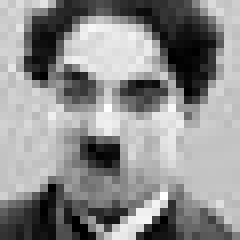
#> input picture Punto1/Codigo_fft/gris.png, 30 x 30 px (shown 8 times larger)
$ python suave_fft.py
#> lines starting #> are read from the running program, lines starting #| are printed output that depends on the picture
import numpy as np
import matplotlib
matplotlib.use('agg')
import matplotlib.pyplot as plt
import math

####################### CODIGO DEL REPOSITORIO (usado para comparar resultados) ##################
######## vemos que las imagenes producidas de nuestra implementacion (suave.png)
# y las de este codigo (suave_fft.png) SON LAS MISMAS                       ##########

from scipy import fftpack
from scipy.signal import convolve2d
# read image
img = plt.imread('gris.png')
#> img is the input picture: shape (30, 30, 3) float32; min 0, max 1, mean 0.553
print(np.shape(img))
#| (30, 30, 3)

# prepare an 1-D Gaussian convolution kernel
t = np.linspace(-200, 200, 30)
bump = np.exp(-(1.0*(10**-3))*t**2)
bump = bump / np.trapz(bump) # normalize the integral to 1

# make a 2-D kernel out of it
kernel = bump[:, np.newaxis] * bump[np.newaxis, :]
print(img.shape[:2])
#| (30, 30)

# padded fourier transform, with the same shape as the image
kernel_ft = fftpack.fft2(kernel, shape=img.shape[:2], axes=(0, 1))
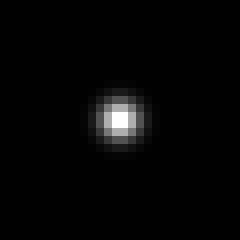
#> kernel: shape (30, 30) float64 (shown 8 times larger); min 1.09e-36, max 0.0551, mean 0.00111; drawn with min black and max white

# convolve
img_ft = fftpack.fft2(img, axes=(0, 1))
img2_ft = kernel_ft[:, :, np.newaxis] * img_ft
img2 = fftpack.ifft2(img2_ft, axes=(0, 1)).real
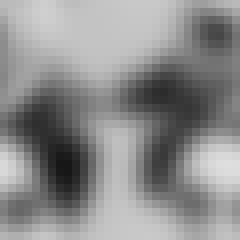
#> img2: shape (30, 30, 3) float64 (shown 8 times larger); min 0.0908, max 0.872, mean 0.553

plt.imshow(fftpack.fftshift(img2))
plt.savefig("suave_ftt.png")
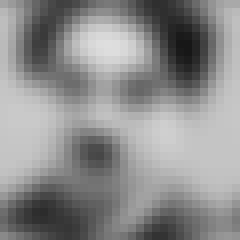
#> shown: shape (30, 30, 3) float64 (shown 8 times larger); min 0.0908, max 0.872, mean 0.553
